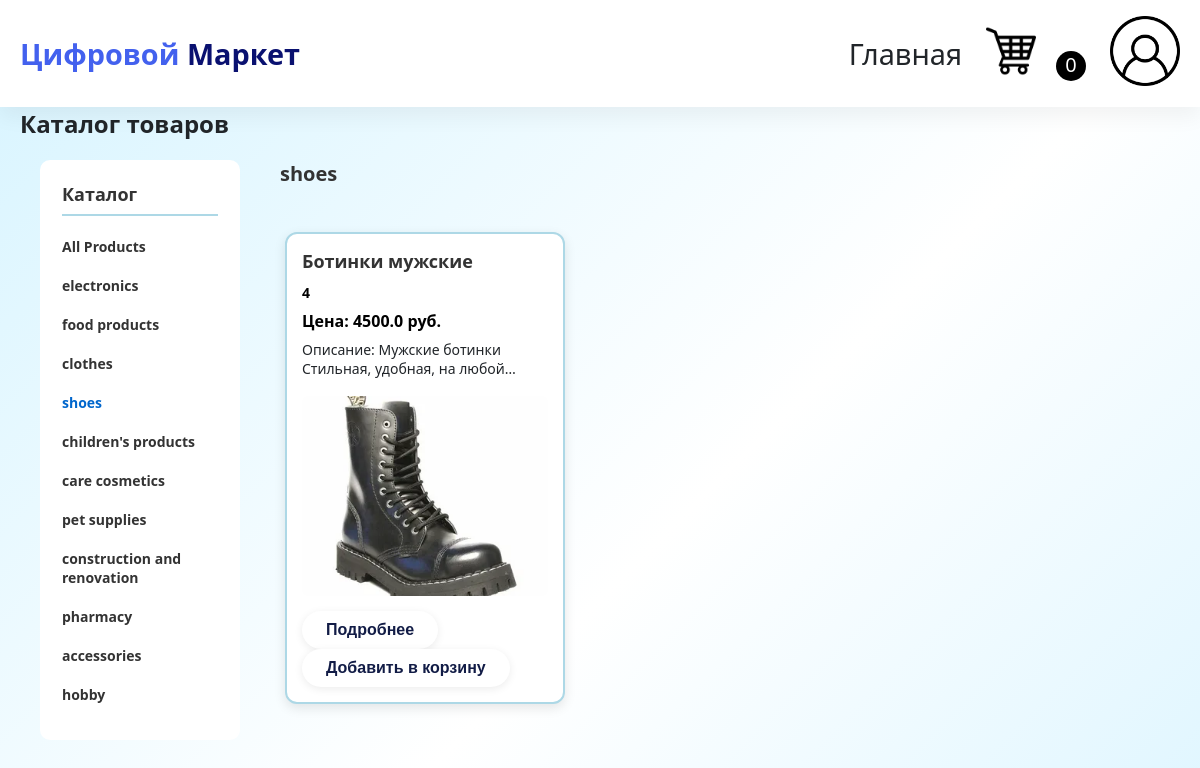
Screenshot of /?type_products=4 with the database file from the repository.
### tables this page shows
CREATE TABLE Type_products (
            id iNTEGER PRIMARY KEY AUTOINCREMENT,
            name TEXT NOT NULL

        );

CREATE TABLE products (
                   id INTEGER PRIMARY KEY AUTOINCREMENT,
                   name TEXT NOT NULL,
                   price REAL NOT NULL,
                   type_products INTEGER,
                   description TEXT DEFAULT "",
                   image TEXT DEFAULT "",
                   FOREIGN KEY (type_products) REFERENCES Type_products(id)
    
            );

### app.py (the view)
@app.route("/")
def index():
    products = database.get_products()
    type_products = database.get_all_type_products()
    selected_type = request.args.get("type_products")
    cur_type = request.args.get("type_products")
    cart = session.get("cart", {})
    cart = database.validate_cart(cart)
    cart_count = len(cart)
    if selected_type == "all" or selected_type == None:
        products = database.get_products()
    else:
        products = database.get_type_products(selected_type)
    print(selected_type)
    return render_template("index.html", products=products, type_products=type_products, cart=cart, cart_count=cart_count, type_user=session.get("type_user"), user_id=session.get("user_id"), cur_type=cur_type)

### app.py (called while the page is built)
@app.context_processor
def utility_processor():
    def get_cart_count():
        cart = session.get("cart", {})
        cart = database.validate_cart(cart)
        return len(cart)
    return dict(cart_count=get_cart_count())

### database.py (called while the page is built)
def get_products():
    conn = sqlite3.connect("shop.db")
    cursor = conn.cursor()
    cursor.execute("""SELECT products.id, products.name, products.price, Type_products.name, products.description, products.image FROM products
                   JOIN Type_products ON products.type_products = Type_products.id""")
    products = cursor.fetchall()
    conn.close()
    return products

def get_type_products(type_products):
    conn = sqlite3.connect("shop.db")
    cursor = conn.cursor()
    cursor.execute("""SELECT * FROM products WHERE type_products = ? """, (type_products, ))
    products = cursor.fetchall()
    conn.close()
    return products

def get_all_type_products():
    conn = sqlite3.connect("shop.db")
    cursor = conn.cursor()
    cursor.execute("""SELECT * FROM Type_products """)
    products = cursor.fetchall()
    conn.close()
    return products

def validate_cart(cart):
    conn = sqlite3.connect("shop.db")
    cursor = conn.cursor()
    ids = list(cart.keys())
    for i in ids:
        cursor.execute("SELECT * FROM products WHERE id=?", (int(i),))
        product = cursor.fetchone()
        if not product:
            del cart[i]
    return cart

### templates/index.html (shortened to what this page needs)
<!DOCTYPE html>
<html lang="en">
<head>
    <link rel="stylesheet" href="{{ url_for('static', filename='css/style.css') }}">
</head>
<body>
    {% include '_navbar.html' %}
    <div class="container">
        <h2>Каталог товаров</h2>
            <div class="index-layout">
        <div class="catalog-sidebar">
            <h3>Каталог</h3>
            <ul class="catalog-list">
                <li><a href="{{ url_for('index') }}" {% if not cur_type or cur_type == 'all' %}class="active"{% endif %}>All Products</a></li>
                {% for type in type_products %}
                <li>
                    <a href="{{ url_for('index', type_products=type[0]) }}"
                       {% if cur_type == type[0]|string %}class="active"{% endif %}>
                        {{ type[1] }}
                    </a>
                </li>
                {% endfor %}
            </ul>
        </div>
             <div class="products-right">
                <h2>
                    {% if not cur_type or cur_type == 'all' %}
                    {% else %}
                        {% for type in type_products %}
                            {% if type[0] == cur_type|int %}
                                {{ type[1] }}
                            {% endif %}
                        {% endfor %}
                    {% endif %}
                </h2>
                <div class="products-row">
                        <div class="products">
                            {% for product in products %}
                                <div class="product">
                                    <h3>{{ product[1] }}</h3>
                                    <p>{{ product[3] }}</p>
                                    <p>Цена: {{ product[2] }} руб.</p>
                                    <p class="product-description">Описание: {{ product[4] }}</p>
                                    {% if product[5] %}
                                        <img src="{{ product[5] }}" width="200">
                                    {% endif %}
                                    <a href="{{ url_for('product', product_id=product[0]) }}"><button class="btn">Подробнее</button></a>
                                    <a href="{{ url_for('add_to_cart', product_id=product[0]) }}"><button class="btn">Добавить в корзину</button></a>
                                </div>
                            {% endfor %}
                        </div>
                </div>
            </div>
        </div>
    </div>
</body>
</html>

### static/css/style.css (style rules this page uses)
.product { border: 1px solid #272727; padding: 10px; width: 250px; margin: 5px; border-radius: 10px; box-shadow: 5px 5px 10px rgba(0, 0, 0, 0.5); }
* { margin: 0; padding: 0; box-sizing: border-box; }
:root { --primary: #4361ee; --primary-dark: #3a0ca3; --danger: #e63946; --light-gray: #e9ecef; --shadow: 0 10px 20px rgba(0,0,0,0.05); --border-radius: 12px; }
body { font-family: 'Segoe UI', Tahoma, Geneva, Verdana, sans-serif; background-color: #f5f7fb; color: #212529; }
.container { max-width: 1280px; margin: 0 auto; padding: 0 20px; }
.btn { display: inline-block; padding: 10px 24px; font-size: 1rem; font-weight: 600; text-align: center; text-decoration: none; border-radius: 40px; border: none; cursor: pointer; transition: all 0.2s ease; background: white; color: #121c46; box-shadow: 0 2px 8px rgba(0, 0, 0, 0.08); }
.index-layout { display: flex; max-width: 1200px; margin: 20px auto; padding: 0 20px; gap: 40px; }
.catalog-sidebar { width: 200px; flex-shrink: 0; }
.catalog-sidebar h3 { font-size: 18px; font-weight: 600; margin-bottom: 15px; color: #333; }
.catalog-list { list-style: none; padding: 0; margin: 0; }
.catalog-list li { margin-bottom: 8px; }
.catalog-list a { text-decoration: none; color: #333; font-size: 14px; display: block; padding: 4px 0; transition: color 0.2s; }
.catalog-list a.active { color: #0066cc; font-weight: 500; }
.products-right { flex: 1; }
.products-right h2 { font-size: 20px; margin-bottom: 20px; color: #333; }
.products-row { display: flex; flex-wrap: wrap; gap: 20px; }
.catalog-sidebar { width: 200px; flex-shrink: 0; border: 2px solid #ffffff; border-radius: 10px; padding: 20px; background: white; display: flex; flex-direction: column; }
.catalog-sidebar ul { flex: 1; display: flex; flex-direction: column; justify-content: space-between; }
.catalog-sidebar h3 { font-size: 18px; font-weight: 800; margin-bottom: 15px; color: #333; padding-bottom: 8px; border-bottom: 2px solid #add8e6; }
.catalog-list a { text-decoration: none; color: #333; font-size: 14px; font-weight: 700; display: block; padding: 6px 0; transition: color 0.2s; }
.catalog-list a.active { color: #0066cc; font-weight: 800; }
.products { display: flex; flex-wrap: wrap; gap: 20px; margin-top: 20px; }
.product { background: white; border: 2px solid #add8e6; border-radius: 12px; padding: 15px; width: 280px; max-width: 100%; box-shadow: 0 4px 12px rgba(0,0,0,0.1); transition: transform 0.2s; }
.products { display: flex; flex-wrap: wrap; gap: 20px; justify-content: flex-start; margin-top: 20px; }
.product h3 { font-weight: 800; font-size: 18px; margin-bottom: 10px; color: #333; }
.product p { margin: 8px 0; font-size: 14px; }
.product p:first-of-type { font-weight: 600; color: #000000; }
.product p:nth-of-type(2) { font-weight: 800; color: #000000; font-size: 16px; }
.product img { width: 100%; height: 200px; object-fit: cover; border-radius: 8px; margin: 10px 0; }
body { background: linear-gradient(135deg, #d7f4ff 0%, #ffffff 30%, #e0f6ff 50%, #aebafa 100%); background-size: 200% 200%; animation: gradientShift 4s ease infinite; min-height: 100vh; }
.product-description { display: -webkit-box; -webkit-line-clamp: 2; -webkit-box-orient: vertical; overflow: hidden; text-overflow: ellipsis; word-break: break-word; }

### rows the page displays
Type_products: name "electronics"
Type_products: name "food products"
Type_products: name "clothes"
Type_products: name "shoes"
Type_products: name "children's products"
Type_products: name "care cosmetics"
Type_products: name "pet supplies"
Type_products: name "construction and renovation"
Type_products: name "pharmacy"
Type_products: name "accessories"
Type_products: name "hobby"
products: name "Ботинки мужские", type_products "4", price "4500.0", description "Мужские ботинки Стильная, удобная, на…"
